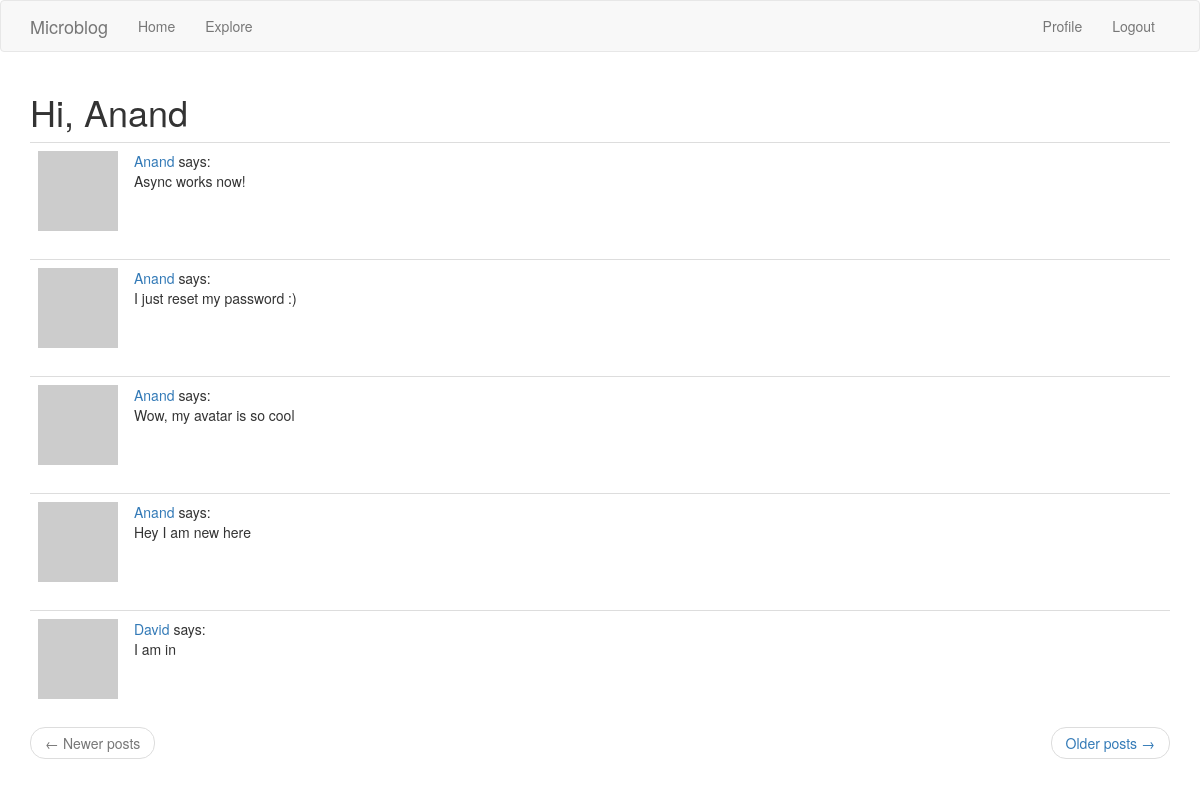
The page /explore (signed in) on the database as committed earlier.
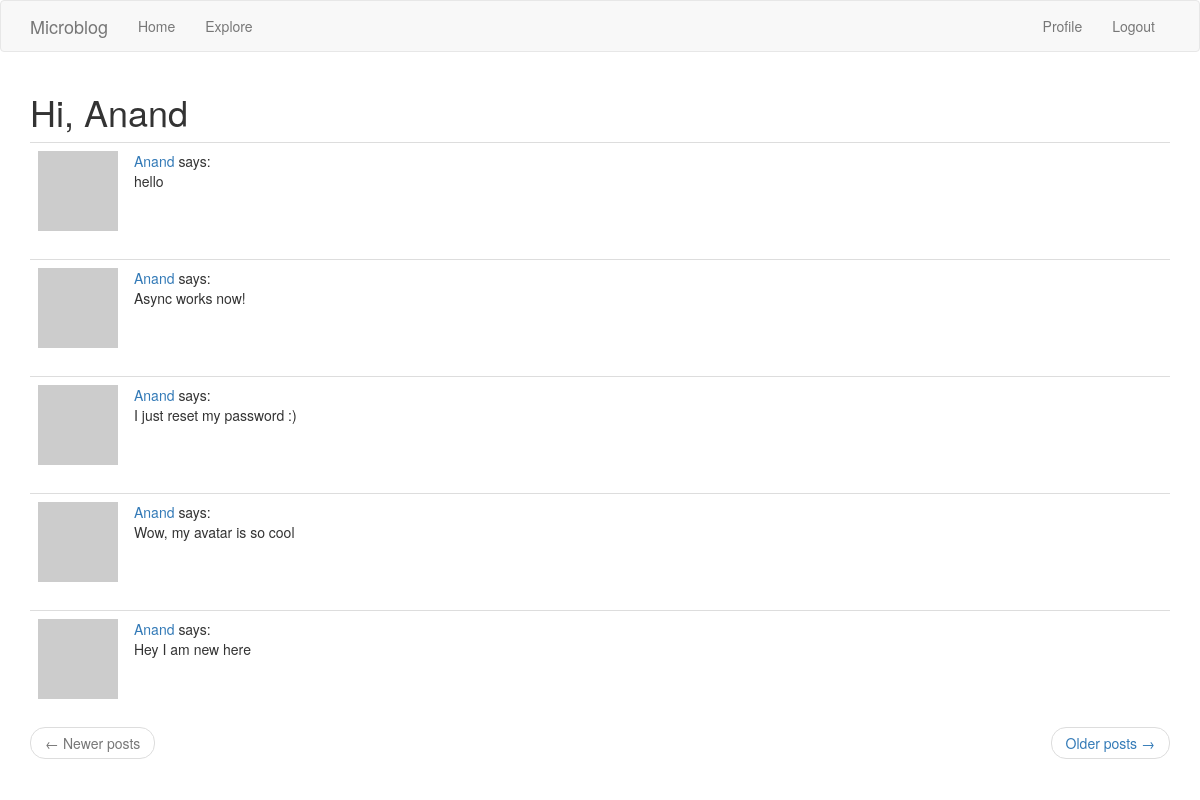
The same page on the database as committed later.
### application/models.py (models this page shows, shortened)
class Post(db.Model):
    id = db.Column(
        db.Integer,
        primary_key=True
    )
    body = db.Column(
        db.String(140)
    )
    timestamp = db.Column(
        db.DateTime,
        index=True,
        default=datetime.utcnow
    )
    user_id = db.Column(
        db.Integer,
        db.ForeignKey('user.id')
    )

class User(UserMixin, db.Model):
    id = db.Column(
        db.Integer,
        primary_key = True
    )
    username = db.Column(
        db.String(120),
        index=True,
        unique=True
    )
    email = db.Column(
        db.String(120),
        index=True,
        unique=True
    )
    password_hash = db.Column(
        db.String(128)
    )
    posts = db.relationship(
        'Post',
        backref = 'author',
        lazy = 'dynamic'
    )
    about_me = db.Column(
        db.String(140)
    )
    last_seen = db.Column(
        db.DateTime,
        default=datetime.utcnow
    )
    followed = db.relationship(
        'User',
        secondary='followers',
        primaryjoin=(
            followers.c.follower_id == id
        ),
        secondaryjoin=(
            followers.c.followed_id == id
        ),
        backref=(
            db.backref(
                'followers',
                lazy='dynamic'
            )
        ),
        lazy='dynamic'
    )
    def avatar(self, size):
        digest = md5(self.email.lower().encode('utf-8')).hexdigest()
        return 'https://www.gravatar.com/avatar/{}?d=identicon&s={}'.format(digest,size)

### application/routes.py (the view)
@app.route('/explore')
@login_required
def explore():
    page = request.args.get('page', 1, type=int)
    posts = Post.query.order_by(Post.timestamp.desc()).paginate(
        page, app.config['POSTS_PER_PAGE'], False
    )
    if posts.has_next:
        next_url = url_for('explore', page=posts.next_num)
    else:
        next_url = None
    if posts.has_prev:
        prev_url = url_for('explore', page=posts.prev_num)
    else:
        prev_url = None
    return render_template('index.html', title='Explore', posts=posts.items,
        next_url=next_url,
        prev_url=prev_url
    )

### application/models.py (called while the page is built)
@login.user_loader
def load_user(id):
    return User.query.get(int(id))

### application/routes.py (called while the page is built)
@app.before_request
def before_request():
    if current_user.is_authenticated:
        current_user.last_seen = datetime.utcnow()
        db.session.commit()

### application/templates/index.html (shortened to what this page needs)
{% extends 'base.html' %}
{% import 'bootstrap/wtf.html' as wtf %}
{% block app_content %}
    <h1>
        Hi, {{ current_user.username }}
    </h1>
    {% for post in posts %}
        {% include '_post.html' %}
    {% endfor %}
    {% include '_paginate.html' %}
{% endblock app_content %}

### application/templates/_post.html
<table class="table table-hover">
    <tr>
        <td width="70px">
            <a href="{{ url_for('user', username=post.author.username) }}">
                <img src="{{ post.author.avatar(70) }}">
            </a>
        </td>
        <td>
            <a href="{{ url_for('user', username=post.author.username) }}">
                {{ post.author.username }}
            </a> says: <br> {{ post.body }}
        </td>
    </tr>
</table>

Rows that differ between the two databases and show on the page:
no longer on this page (row unchanged): Post: author.username "David", body "I am in"
added Post: author.username "Anand", body "hello"
